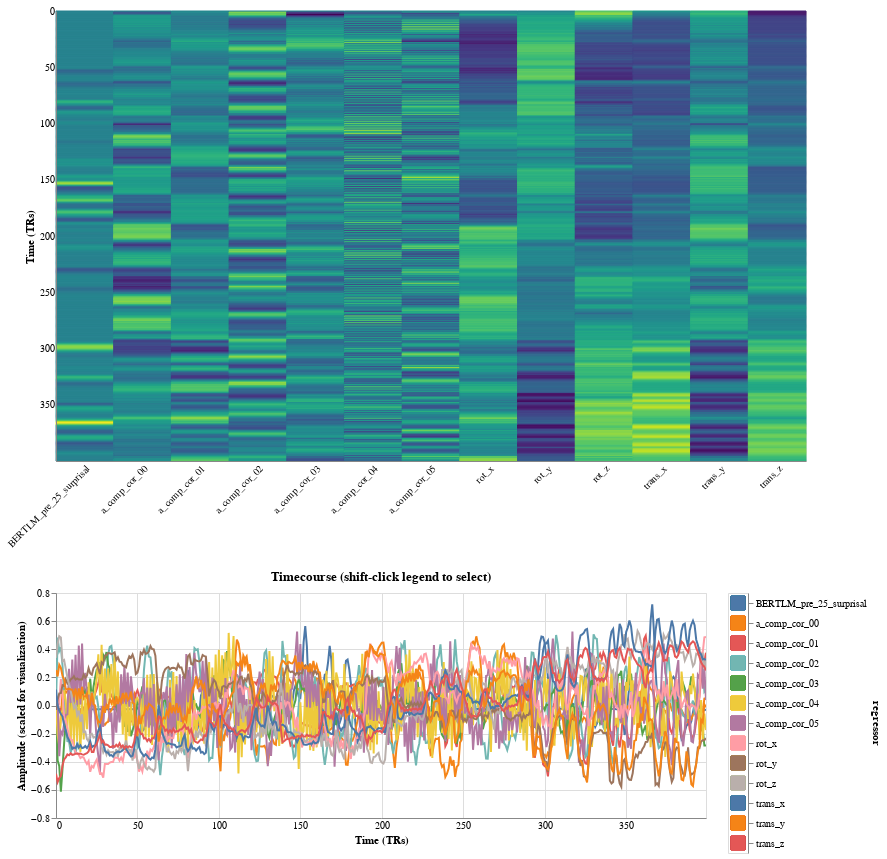

The notebook cell saved with this chart:
### Code cell
# Plot example design matrix
single_models['BERTLM_pre_25_surprisal']['LearningTemporalStructure']['movie'].plot_report()

### Figure 1 — Vega-Lite specification as saved in the notebook (floating-point values rounded to 4 significant figures; data arrays with more than 128 entries replaced by an {"elided": "..."} marker saying what was removed)
{"$schema": "https://vega.github.io/schema/vega-lite/v4.8.1.json", "config": {"scale": {"bandPaddingInner": 0.0}, "view": {"continuousHeight": 300, "continuousWidth": 400}}, "data": {"name": "data-72e969ec783a0e65357be0394c280f69"}, "datasets": {"data-72e969ec783a0e65357be0394c280f69": {"elided": "5200 records"}}, "resolve": {"scale": {"color": "independent"}}, "vconcat": [{"encoding": {"fill": {"field": "value", "legend": null, "scale": {"scheme": "viridis"}, "sort": "ascending", "type": "quantitative"}, "stroke": {"field": "value", "legend": null, "scale": {"scheme": "viridis"}, "sort": "ascending", "type": "quantitative"}, "x": {"axis": {"labelAngle": -45, "ticks": false, "title": null}, "field": "regressor", "sort": null, "type": "nominal"}, "y": {"axis": {"labels": true, "ticks": false, "title": "Time (TRs)", "values": [0, 50, 100, 150, 200, 250, 300, 350]}, "field": "scan_number", "type": "ordinal"}}, "height": 450, "mark": "rect", "width": 750}, {"hconcat": [{"encoding": {"color": {"field": "regressor", "legend": null, "type": "nominal"}, "x": {"axis": {"ticks": false, "title": "Time (TRs)", "values": [0, 50, 100, 150, 200, 250, 300, 350]}, "field": "scan_number", "scale": {"domain": [0, 399]}, "type": "quantitative"}, "y": {"axis": {"title": "Amplitude (scaled for visualization)"}, "field": "value", "type": "quantitative"}}, "height": 225, "mark": {"clip": true, "type": "line"}, "title": "Timecourse (shift-click legend to select)", "transform": [{"filter": {"selection": "selector049"}}], "width": 650}, {"encoding": {"color": {"field": "regressor", "legend": null, "type": "nominal"}, "y": {"axis": {"orient": "right"}, "field": "regressor", "type": "nominal"}}, "mark": {"size": 200, "type": "square"}, "selection": {"selector049": {"fields": ["regressor"], "type": "multi"}}}]}]}
